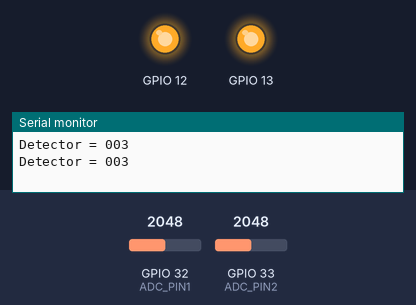
This sketch was run on a simulated ESP32. On the bench: output pins drawn as LEDs (lit = HIGH), the last lines printed to the serial monitor. Inputs (shaded band) come from the test bench; at power-on: GPIO 32 (ADC_PIN1) = 2048, GPIO 33 (ADC_PIN2) = 2048.

Above: at 1.2 s.
1.3 s: GPIO 32 (ADC_PIN1) set to 416
3.3 s: GPIO 32 (ADC_PIN1) set to 376
At 5.3 s:
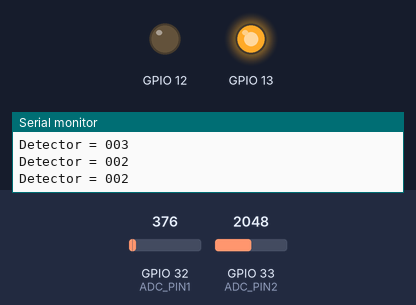
5.7 s: GPIO 32 (ADC_PIN1) set to 440
At 6.7 s:
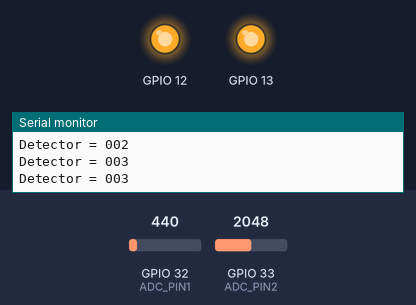
7.3 s: GPIO 33 (ADC_PIN2) set to 434
9.2 s: GPIO 33 (ADC_PIN2) set to 357
At 10.5 s:
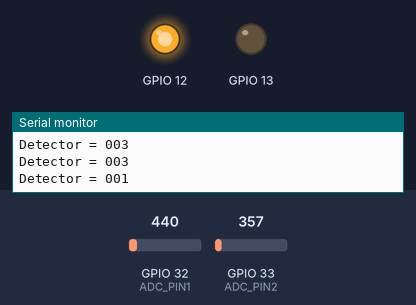
11.6 s: GPIO 33 (ADC_PIN2) set to 440
At 13.1 s:
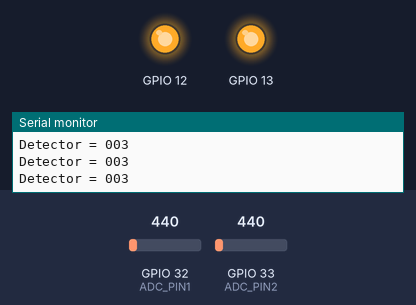
Timing chart, 0 to 14.2 s (numbered marks = the images above; inputs shaded):
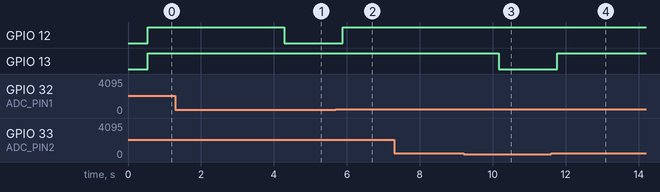

Measured:
- the behaviour switches between 401 and 400 on GPIO 32 (ADC_PIN1) (found by bisection; images 0 and 1)
- the behaviour switches between 401 and 400 on GPIO 33 (ADC_PIN2) (found by bisection; images 2 and 3)
- after the input at 3.3 s, GPIO 12: HIGH → LOW after 0.98 s
- after the input at 5.7 s, GPIO 12: LOW → HIGH after 0.19 s
- after the input at 9.2 s, GPIO 13: HIGH → LOW after 0.97 s
- after the input at 11.6 s, GPIO 13: LOW → HIGH after 0.17 s

The sketch:

adc_wifi.ino
```cpp
#include <esp_now.h>    // Include the ESP-NOW library for wireless communication
#include <WiFi.h>       // Include the Wi-Fi library
#define ADC_PIN1 32
#define ADC_PIN2 33

uint8_t counter;
uint8_t detector = 0x00;
uint16_t leftCount = 0;
uint16_t rightCount = 0;
uint16_t thresh = 400;
uint8_t minCount = 5;

// Receiver's MAC address
uint8_t receiverMac[] = {0x14, 0x2B, 0x2F, 0xD8, 0x60, 0x00}; // Replace with the MAC address of the receiver ESP32, this current one is for the ESP32 without pen on it.

// Structure to send data
typedef struct struct_message {
    int detector;            // data (2 bits)
} struct_message;

struct_message myData; // Declare a variable of type struct_message to hold the data to send

// Callback function to be called when data is sent
void onDataSent(const uint8_t *mac_addr, esp_now_send_status_t status) {
}

void setup() {
  pinMode(12,OUTPUT);
  pinMode(13,OUTPUT);
    // Set device as Wi-Fi station (no AP connection needed)
    WiFi.mode(WIFI_STA);

    // Initialize ESP-NOW for communication
    if (esp_now_init() != ESP_OK) {
        return;
    }

    // Register the callback function that handles the sending status
    esp_now_register_send_cb(onDataSent);

    // Register the peer (receiver) ESP32 to send data to
    esp_now_peer_info_t peerInfo = {}; // Initialize a structure to hold peer info
    memcpy(peerInfo.peer_addr, receiverMac, 6); // Copy the receiver's MAC address into the peer structure
    peerInfo.channel = 0; // Set the communication channel (0 means auto channel)
    peerInfo.encrypt = false; // Disable encryption (no encryption for this example)

    // Add the peer to ESP-NOW's peer list
    if (esp_now_add_peer(&peerInfo) != ESP_OK) {
        return;
    }
}

void loop() {
  delay(4);
  detector = 0x00;

  uint16_t adcValue1 = analogRead(ADC_PIN1);
  uint16_t adcValue2 = analogRead(ADC_PIN2);

  // Print with printf-style formatting
//   Serial.printf("ADC1: %04d ADC2: %04d\n", adcValue1, adcValue2);

  if(adcValue1 > thresh){
    leftCount++;
  }
  if(adcValue2 > thresh){
    rightCount++;
  }
  if(counter >= 125){
    if(leftCount >= minCount){
      detector |= 0x01;
    }
    if(rightCount >= minCount){
      detector |= 0x02;
    }
    counter = 0;
    Serial.printf("Detector = %03d\n",detector);

    if(detector & 0x01){
      digitalWrite(12,HIGH);
    } else {
      digitalWrite(12,LOW);
    }
    if(detector & 0x02){
      digitalWrite(13,HIGH);
    } else {
      digitalWrite(13,LOW);
    }
    leftCount=0;
    rightCount=0;
    myData.detector = detector;
    esp_err_t result = esp_now_send(receiverMac, (uint8_t *)&myData, sizeof(myData));

  } else {
    counter++;
  }

}
```
